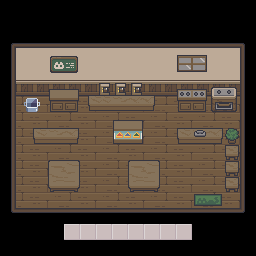

This game map was drawn from its Tiled (.tmx) file and the tilesets committed beside it. A one-line description and the trimmed map source follow:
An orthogonal 16x16 tile map with 16x16 px tiles, 10 tile layers (Background, Wall Decor, Machines and Furniture, Front, ...), 31 hidden layers not drawn, 5 tilesets and 8 objects.

<map version="1.10" tiledversion="1.11.2" orientation="orthogonal" renderorder="right-down" width="16" height="16" tilewidth="16" tileheight="16" infinite="0" nextlayerid="100" nextobjectid="20">
 <tileset firstgid="1" source="neko-cafe-tilemap.tsx" />
 <tileset firstgid="61" source="neko-cafe-furnitures.tsx" />
 <tileset firstgid="181" source="trashbin.tsx" />
 <tileset firstgid="2331" source="option-boxes.tsx" />
 <tileset firstgid="3755" source="food-and-beverages.tsx" />
 <layer id="1" name="Background" width="16" height="16" locked="1">
  <data>[256 cells, 192 non-empty, 20 distinct tile ids]</data>
 </layer>
 <layer id="4" name="Wall Decor" width="16" height="16" locked="1" offsetx="0" offsety="4.33333">
  <data>[256 cells, 8 non-empty, 8 distinct tile ids]</data>
 </layer>
 <layer id="50" name="Machines and Furniture" width="16" height="16" locked="1">
  <data>[256 cells, 40 non-empty, 29 distinct tile ids]</data>
 </layer>
 <objectgroup id="99" name="Seats">
  <object id="12" gid="114" x="32" y="176" width="16" height="16">
   <properties>
    <property name="Seat" type="int" value="1" />
    <property name="isChair" type="bool" value="true" />
    <property name="orderpositionx" type="float" value="-70" />
    <property name="orderpositiony" type="float" value="-70" />
   </properties>
  </object>
  <object id="13" gid="114" x="32.25" y="192.25" width="16" height="16">
   <properties>
    <property name="Seat" type="int" value="2" />
    <property name="isChair" type="bool" value="true" />
    <property name="orderpositionx" type="float" value="-70" />
    <property name="orderpositiony" type="float" value="-70" />
   </properties>
  </object>
  <object id="14" gid="114" x="80" y="175.75" width="16" height="16">
   <properties>
    <property name="Seat" type="int" value="4" />
    <property name="isChair" type="bool" value="true" />
    <property name="orderpositionx" type="float" value="-70" />
    <property name="orderpositiony" type="float" value="-70" />
   </properties>
  </object>
  <object id="15" gid="114" x="79.75" y="192.5" width="16" height="16">
   <properties>
    <property name="Seat" type="int" value="3" />
    <property name="isChair" type="bool" value="true" />
    <property name="orderpositionx" type="float" value="-70" />
    <property name="orderpositiony" type="float" value="-70" />
   </properties>
  </object>
  <object id="16" gid="114" x="112.25" y="176.5" width="16" height="16">
   <properties>
    <property name="Seat" type="int" value="6" />
    <property name="isChair" type="bool" value="true" />
    <property name="orderpositionx" type="float" value="-70" />
    <property name="orderpositiony" type="float" value="-70" />
   </properties>
  </object>
  <object id="17" gid="114" x="112.25" y="191.75" width="16" height="16">
   <properties>
    <property name="Seat" type="int" value="5" />
    <property name="isChair" type="bool" value="true" />
    <property name="orderpositionx" type="float" value="-70" />
    <property name="orderpositiony" type="float" value="-70" />
   </properties>
  </object>
  <object id="18" gid="114" x="159.75" y="176" width="16" height="16">
   <properties>
    <property name="Seat" type="int" value="7" />
    <property name="isChair" type="bool" value="true" />
    <property name="orderpositionx" type="float" value="-70" />
    <property name="orderpositiony" type="float" value="-70" />
   </properties>
  </object>
  <object id="19" gid="114" x="160" y="191.75" width="16" height="16">
   <properties>
    <property name="Seat" type="int" value="8" />
    <property name="isChair" type="bool" value="true" />
    <property name="orderpositionx" type="float" value="-70" />
    <property name="orderpositiony" type="float" value="-70" />
   </properties>
  </object>
 </objectgroup>
 <layer id="88" name="Front" width="16" height="16" locked="1">
  <data>[256 cells, 2 non-empty, 2 distinct tile ids]</data>
 </layer>
 <layer id="70" name="cleaner machine display 2" width="16" height="16" locked="1" offsetx="-9" offsety="0">
  <data>[256 cells, 2 non-empty, 2 distinct tile ids]</data>
 </layer>
 <layer id="71" name="cleaner machine display 1" width="16" height="16" locked="1" offsetx="12" offsety="0">
  <data>[256 cells, 2 non-empty, 2 distinct tile ids]</data>
 </layer>
 <layer id="66" name="Coffee Makers" width="16" height="16" locked="1">
  <data>[256 cells, 3 non-empty, 1 distinct tile ids]</data>
 </layer>
 <layer id="78" name="Cooked Produce Display Box Red 1" width="16" height="16" visible="0" locked="1" tintcolor="#c84b4b" offsetx="-7.5" offsety="3.88889">
  <data>[256 cells, 1 non-empty, 1 distinct tile ids]</data>
 </layer>
 <layer id="74" name="Cooked Produce Display Box Yellow 1" width="16" height="16" visible="0" locked="1" tintcolor="#e7ce15" offsetx="-7.5" offsety="3.88889">
  <data>[256 cells, 1 non-empty, 1 distinct tile ids]</data>
 </layer>
 <layer id="79" name="Cooked Produce Display Box Green 1" width="16" height="16" visible="0" locked="1" tintcolor="#48d86a" offsetx="-7.5" offsety="3.88889">
  <data>[256 cells, 1 non-empty, 1 distinct tile ids]</data>
 </layer>
 <layer id="91" name="Cooked Produce Display Box Red 2" width="16" height="16" visible="0" locked="1" tintcolor="#c84b4b" offsetx="-7.5" offsety="3.88889">
  <data>[256 cells, 1 non-empty, 1 distinct tile ids]</data>
 </layer>
 <layer id="90" name="Cooked Produce Display Box Yellow 2" width="16" height="16" visible="0" locked="1" tintcolor="#e7ce15" offsetx="-7.5" offsety="3.88889">
  <data>[256 cells, 1 non-empty, 1 distinct tile ids]</data>
 </layer>
 <layer id="89" name="Cooked Produce Display Box Green 2" width="16" height="16" visible="0" locked="1" tintcolor="#48d86a" offsetx="-7.5" offsety="3.88889">
  <data>[256 cells, 1 non-empty, 1 distinct tile ids]</data>
 </layer>
 <layer id="73" name="Pastry Produce Display Box Red 1" width="16" height="16" visible="0" locked="1" tintcolor="#c84b4b" offsetx="7.77778" offsety="6.94444">
  <data>[256 cells, 1 non-empty, 1 distinct tile ids]</data>
 </layer>
 <layer id="85" name="Pastry Produce Display Box Yellow 1" width="16" height="16" visible="0" locked="1" tintcolor="#e7ce15" offsetx="7.77778" offsety="6.94444">
  <data>[256 cells, 1 non-empty, 1 distinct tile ids]</data>
 </layer>
 <layer id="84" name="Pastry Produce Display Box Green 1" width="16" height="16" visible="0" locked="1" tintcolor="#48d86a" offsetx="7.77778" offsety="6.94444">
  <data>[256 cells, 1 non-empty, 1 distinct tile ids]</data>
 </layer>
 <layer id="72" name="Coffee Produce Display Box Red 1" width="16" height="16" visible="0" locked="1" tintcolor="#c84b4b">
  <data>[256 cells, 1 non-empty, 1 distinct tile ids]</data>
 </layer>
 <layer id="87" name="Coffee Produce Display Box Yellow 1" width="16" height="16" visible="0" locked="1" tintcolor="#e7ce15">
  <data>[256 cells, 1 non-empty, 1 distinct tile ids]</data>
 </layer>
 <layer id="86" name="Coffee Produce Display Box Green 1" width="16" height="16" visible="0" locked="1" tintcolor="#48d86a">
  <data>[256 cells, 1 non-empty, 1 distinct tile ids]</data>
 </layer>
 <layer id="94" name="Coffee Produce Display Box Red 2" width="16" height="16" visible="0" locked="1" tintcolor="#c84b4b">
  <data>[256 cells, 1 non-empty, 1 distinct tile ids]</data>
 </layer>
 <layer id="93" name="Coffee Produce Display Box Yellow 2" width="16" height="16" visible="0" locked="1" tintcolor="#e7ce15">
  <data>[256 cells, 1 non-empty, 1 distinct tile ids]</data>
 </layer>
 <layer id="92" name="Coffee Produce Display Box Green 2" width="16" height="16" visible="0" locked="1" tintcolor="#48d86a">
  <data>[256 cells, 1 non-empty, 1 distinct tile ids]</data>
 </layer>
 <layer id="97" name="Coffee Produce Display Box Red 3" width="16" height="16" visible="0" locked="1" tintcolor="#c84b4b">
  <data>[256 cells, 1 non-empty, 1 distinct tile ids]</data>
 </layer>
 <layer id="96" name="Coffee Produce Display Box Yellow 3" width="16" height="16" visible="0" locked="1" tintcolor="#e7ce15">
  <data>[256 cells, 1 non-empty, 1 distinct tile ids]</data>
 </layer>
 <layer id="95" name="Coffee Produce Display Box Green 3" width="16" height="16" visible="0" locked="1" tintcolor="#48d86a">
  <data>[256 cells, 1 non-empty, 1 distinct tile ids]</data>
 </layer>
 <layer id="77" name="Cooked Produce Display" width="16" height="16" visible="0" locked="1" offsetx="-7.5" offsety="3.88889">
  <data>[256 cells, 3 non-empty, 3 distinct tile ids]</data>
 </layer>
 <layer id="75" name="Coffee Produce Display" width="16" height="16" visible="0" locked="1">
  <data>[256 cells, 3 non-empty, 3 distinct tile ids]</data>
 </layer>
 <layer id="76" name="Pastry Produce Display" width="16" height="16" visible="0" locked="1" offsetx="7.77778" offsety="6.94444">
  <data>[256 cells, 4 non-empty, 4 distinct tile ids]</data>
 </layer>
 <layer id="65" name="Coffee Choices Box" width="16" height="16" visible="0" locked="1" tintcolor="#bd9870">
  <data>[256 cells, 3 non-empty, 1 distinct tile ids]</data>
 </layer>
 <layer id="64" name="Coffee Choices Hover Box" width="16" height="16" visible="0" locked="1" tintcolor="#786147">
  <data>[256 cells, 3 non-empty, 1 distinct tile ids]</data>
 </layer>
 <layer id="63" name="Coffee Choices" width="16" height="16" visible="0" locked="1">
  <data>[256 cells, 3 non-empty, 3 distinct tile ids]</data>
 </layer>
 <layer id="58" name="Pastry Choices Box" width="16" height="16" visible="0" locked="1" tintcolor="#bd9870">
  <data>[256 cells, 4 non-empty, 1 distinct tile ids]</data>
 </layer>
 <layer id="60" name="Pastry Choices Hover Box" width="16" height="16" visible="0" locked="1" tintcolor="#786147">
  <data>[256 cells, 4 non-empty, 1 distinct tile ids]</data>
 </layer>
 <layer id="59" name="Pastry Choices" width="16" height="16" visible="0" locked="1">
  <data>[256 cells, 4 non-empty, 4 distinct tile ids]</data>
 </layer>
 <layer id="69" name="Cooked Choices Box" width="16" height="16" visible="0" locked="1" tintcolor="#bd9870">
  <data>[256 cells, 3 non-empty, 1 distinct tile ids]</data>
 </layer>
 <layer id="68" name="Cooked Choices Hover Box" width="16" height="16" visible="0" locked="1" tintcolor="#786147">
  <data>[256 cells, 3 non-empty, 1 distinct tile ids]</data>
 </layer>
 <layer id="67" name="Cooked Choices" width="16" height="16" visible="0" locked="1">
  <data>[256 cells, 3 non-empty, 3 distinct tile ids]</data>
 </layer>
 <layer id="52" name="Trashbin" width="16" height="16" locked="1" tintcolor="#b4b4b4">
  <data>[256 cells, 2 non-empty, 2 distinct tile ids]</data>
 </layer>
 <layer id="54" name="Register" width="16" height="16" locked="1">
  <data>[256 cells, 1 non-empty, 1 distinct tile ids]</data>
 </layer>
 <layer id="46" name="Collision" width="16" height="16" visible="0">
  <properties>
   <property name="collidable" type="bool" value="true" />
  </properties>
  <data>[256 cells, 89 non-empty, 2 distinct tile ids]</data>
 </layer>
 <layer id="98" name="Inventory" width="16" height="16">
  <data>[256 cells, 8 non-empty, 1 distinct tile ids]</data>
 </layer>
</map>
